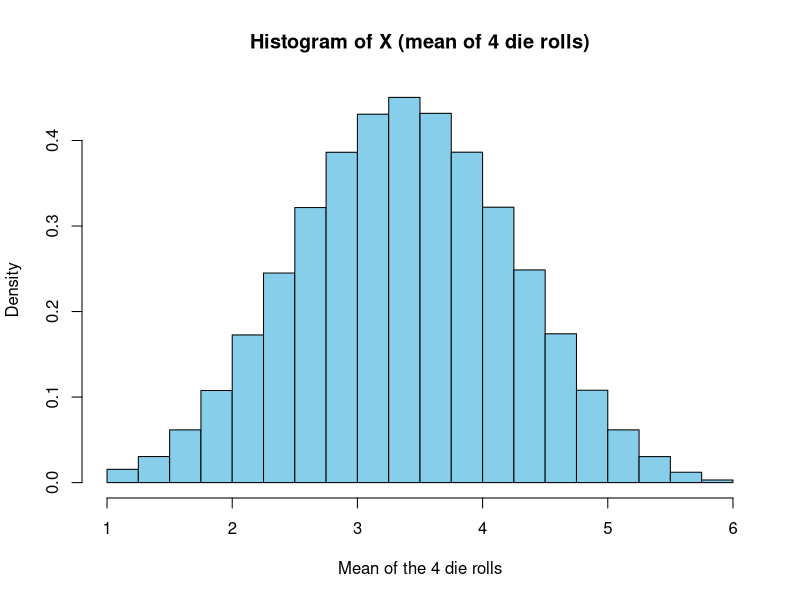

R code for this plot: (Note: a time limit stopped this script after it produced the figure.)
# Author: Uday Chhina
# Date: 23 Sept, 2022
# Lab 3

library(readxl)
setwd("C:/Users/udayc/Documents/BCIT/Fall2022/1350/Week3/Lab3")
data = read_excel("F2021_MATH_1350_Data.xlsx")

#Part one
#a
success = sum(data$Eye.Colour == "Brown" & data$Owns.Car == "Yes")
p.a = success / length(data$Set)
p.a

#b
browneyes = sum(data$Eye.Colour == "Brown")
ownsCar = sum(data$Owns.Car == "Yes" & data$Eye.Colour == "Brown")
p.b = ownsCar / browneyes
p.b

#c
wearsGlasses = sum(data$Wears.Glasses == "Yes" | data$Wears.Glasses == "Sometimes")
p.twoStudents = (wearsGlasses / length(data$Set)) * ((wearsGlasses - 1) / (length(data$Set) - 1))
p.twoStudents


#1c using simulation
S = c(rep("G", 34), rep("N", 25))
n.trials = 10^5

both.glasses = c()

for (i in 1:n.trials) {
  two.students = sample(S, 2, replace = FALSE)
  both.glasses[i] = (sum(two.students == "G") == 2)
}

table(both.glasses)
sum(both.glasses) / n.trials

# Part 2
#a
n.trials = 1000000
die = c(1, 2, 3, 4, 5, 6)

roll1 = sample(die, n.trials, replace = TRUE)
roll2 = sample(die, n.trials, replace = TRUE)
roll3 = sample(die, n.trials, replace = TRUE)
roll4 = sample(die, n.trials, replace = TRUE)

x.bar = (roll1 + roll2 + roll3 + roll4) / 4

hist(x.bar,
     freq = FALSE,
     breaks = seq(1, 6, 0.25),
     xaxp = c(1, 6, 5),
     col = "skyblue",
     main = "Histogram of X (mean of 4 die rolls)",
     xlab = "Mean of the 4 die rolls")


#b
getmode <- function(v) {
  uniqv <- unique(v)
  uniqv[which.max(tabulate(match(v, uniqv)))]
}
mode = getmode(x.bar)

#c
sum(3 <= x.bar & x.bar <= 4)/sum(table(x.bar))


#Part 3
age = c(21, 19, 19, 25, 23, 27, 43, 24, 19, 22)
age
#a
length(age[which(age <= 22)]) / length(age)

#b
choose(5,4)/choose(10,4)

#c

sample1 <- sample(age, 10^6, replace = TRUE)
sample2 <- sample(age, 10^6, replace = TRUE)
sample3 <- sample(age, 10^6, replace = TRUE)
sample4 <- sample(age, 10^6, replace = TRUE)

sample.mean <- (sample1 + sample2 + sample3 + sample4) / 4

n.sims = 10^6
x.bar = c()
is.unique = c()

for (i in 1:n.sims){  
  this.sample <- sample(age, 4, replace=FALSE)
  x.bar[i] <- mean(this.sample)
  is.unique[i] = length(table(this.sample)) == 4
}

hist(x.bar, 
     freq = FALSE,
     col = "lightgreen",
     main = "Probability of sample mean",
     xlab = "Mean age")

#d
sum(x.bar <= 22) / 10^6

#e
sum(is.unique) / 10^6
